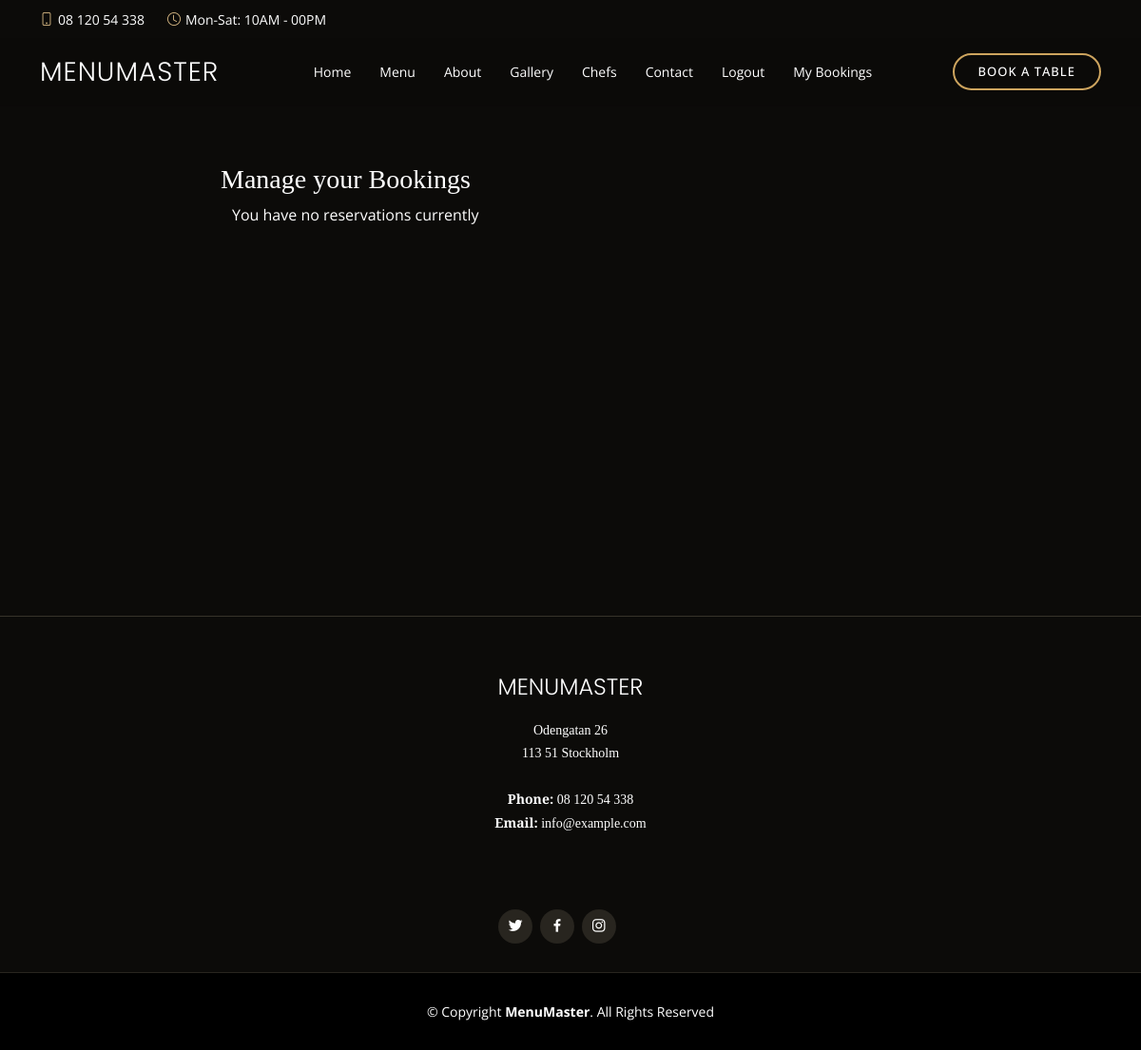
The page /mybookings/ (signed in) on the database as committed earlier.
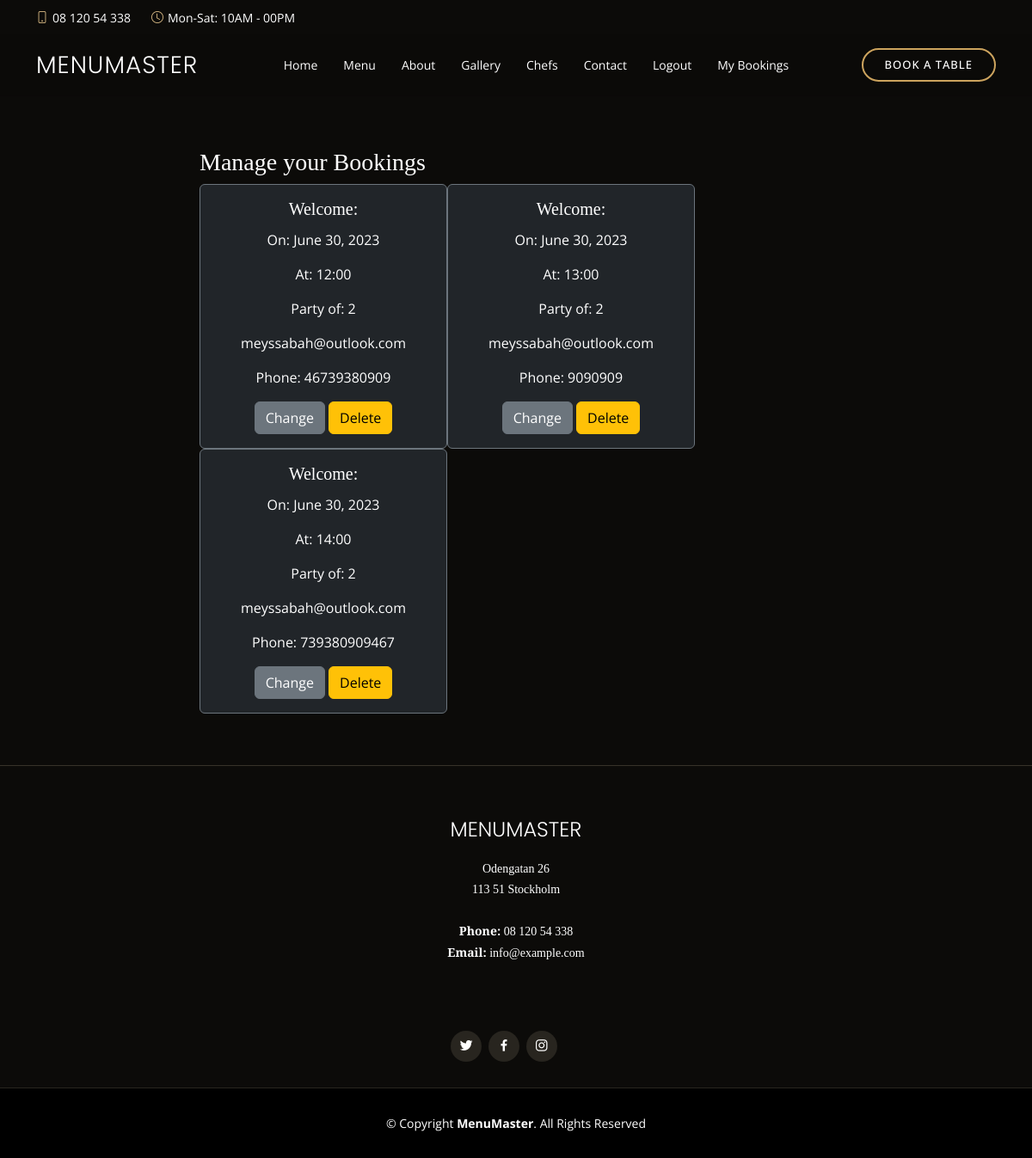
The same page on the database as committed later.
### menu/models.py (models this page shows, shortened)
class Booking(models.Model):
    class Meta:
        unique_together = ('date', 'time', 'guests')
    user = models.ForeignKey(
        User, on_delete=models.CASCADE, related_name='user_booking')
    namn = models.CharField(max_length=64)
    email = models.EmailField()
    phone = models.CharField(max_length=24, blank=True, null=True)
    guests = models.CharField(max_length=2, choices=GEUST, default='2')
    time = models.CharField(max_length=30, choices=TIMES, default='10:00')
    date = models.DateField()

### menu/views.py (the view)
# urls.py: path('mybookings/', views.mybookings_page, name='mybookings_page'),
def mybookings_page(request):
    if request.user.is_authenticated:
        bookings = Booking.objects.filter(user=request.user)
        context = {"bookings": bookings}
        return render(request, "mybookings.html", context)
    else:
        return render("../accounts/login")

### templates/mybookings.html (shortened to what this page needs)
{% extends "base.html" %}
{% block content %}
<section>
  <div class="container height mt-5 pt-5">
    <div class="row">
      <div class="col-md-8 mt-3 offset-md-2">
        <h3>Manage your Bookings</h3>
        <div class="container">
          <div class="row">
            {% for booking in bookings %}
            <div class="card text-white bg-dark text-center border-secondary" style="width: 18rem;">
              <div class="card-body">
                <h5 class="card-title mb-3">Welcome:</h5>
                <p class="card-text">
                  <p>On: {{ booking.date }}</p>
                  <p>At: {{ booking.time }}</p>
                  <p>Party of: {{ booking.guests }}</p>
                  <p>{{ booking.email }}</p>
                  <p>Phone: {{ booking.phone }}</p>
                </p>
                <a href="/changebooking/{{booking.id}}" class="btn btn-secondary">Change</a>
                <a href="/deletebooking/{{booking.id}}" class="btn btn-warning" data-bs-toggle="modal"
                  data-bs-target="#deleteModal_{{ booking.id }}">Delete</a>
              </div>
            </div>
            {% empty %} <p>You have no reservations currently</p>
            {% endfor %}
          </div>
        </div>
      </div>
    </div>
  </div>
</section>
{% endblock %}

### templates/base.html (shortened to what this page needs)
{% load static %}
<!DOCTYPE html>
<html lang="en">
<head>
  <link href="{% static 'vendor/animate.css/animate.min.css' %}" rel="stylesheet">
  <link href="{% static 'vendor/aos/aos.css' %}" rel="stylesheet">
  <link href="{% static 'vendor/bootstrap/css/bootstrap.min.css' %}" rel="stylesheet">
  <link href="{% static 'vendor/bootstrap-icons/bootstrap-icons.css' %}" rel="stylesheet">
  <link href="{% static 'vendor/boxicons/css/boxicons.min.css' %}" rel="stylesheet">
  <link href="{% static 'vendor/glightbox/css/glightbox.min.css' %}" rel="stylesheet">
  <link href="{% static 'vendor/swiper/swiper-bundle.min.css' %}" rel="stylesheet">
  <link href="{% static 'css/style.css' %}" rel="stylesheet">
</head>
<div id="topbar" class="d-flex align-items-center fixed-top">
  <div class="container d-flex justify-content-center justify-content-md-between">
    <div class="contact-info d-flex align-items-center">
      <i class="bi bi-phone d-flex align-items-center"><span>08 120 54 338</span></i>
      <i class="bi bi-clock d-flex align-items-center ms-4"><span> Mon-Sat: 10AM - 00PM</span></i>
    </div>
  </div>
</div>
<header id="header" class="fixed-top d-flex align-items-cente">
  <div class="container-fluid container-xl d-flex align-items-center justify-content-lg-between">
    <h1 class="logo me-auto me-lg-0"><a href="{% url 'home' %}">MenuMaster</a></h1>
    <nav id="navbar" class="navbar order-last order-lg-0">
      <ul>
        <li><a class="nav-link scrollto" href="{% url 'home' %}">Home</a></li>
        <li><a class="nav-link scrollto" href="{% url 'home' %}#menu">Menu</a></li>
        <li><a class="nav-link scrollto" href="{% url 'home' %}#about">About</a></li>
        <li><a class="nav-link scrollto" href="{% url 'home' %}#gallery">Gallery</a></li>
        <li><a class="nav-link scrollto" href="{% url 'home' %}#chefs">Chefs</a></li>
        <li><a class="nav-link scrollto" href="{% url 'home' %}#contact">Contact</a></li>
        {% if user.is_authenticated %}
        <li><a class="nav-link scrollto" href="{% url 'account_logout' %}">Logout</a></li>
        <li><a class="nav-link scrollto" href="{% url 'mybookings_page' %}">My Bookings</a></li>
        {% else %}
        <li><a class="nav-link scrollto" href="{% url 'account_signup' %}">SignUp</a></li>
        <li><a class="nav-link scrollto" href="{% url 'account_login' %}">Login</a></li>
        {% endif %}
      </ul>
    </nav>
    <a href="{% url 'booking_page' %}" class="book-a-table-btn scrollto d-none d-lg-flex">Book a table</a>
  </div>
</header>
<body>
  <main id="main">
    {% block content %}
    {% endblock %}
  </main>
  <footer id="footer">
    <div class="footer-top">
      <div class="container">
        <div class="row">
          <div class="footer-info text-center">
            <h3>MenuMaster</h3>
            <p>
              Odengatan 26 <br>
              113 51 Stockholm<br><br>
              <strong>Phone:</strong> 08 120 54 338<br>
              <strong>Email:</strong> info@example.com<br>
            </p>
          </div>
          <div class="row mt-5 mt-lg-0 text-center">
            <div class="social-links mt-5">
              <a href="http://www.twitter.com" target="_blank" rel="noopener"
                aria-label="Join our Twitterpage (opens in a new tab)" class="twitter"><i class="bx bxl-twitter"></i></a>
              <a href="http://www.facebook.com" target="_blank" rel="noopener"
                aria-label="Join our Facebookpage (opens in a new tab)" class="facebook"><i class="bx bxl-facebook"></i></a>
              <a href="http://www.instagram.com" target="_blank" rel="noopener"
                aria-label="Join our Instagrampage (opens in a new tab)" class="instagram"><i class="bx bxl-instagram"></i></a>
            </div>
          </div>
        </div>
      </div>
    </div>
    <div class="container">
      <div class="copyright">
        &copy; Copyright <strong><span>MenuMaster</span></strong>. All Rights Reserved
      </div>
    </div>
  </footer>
</body>
</html>

### static/css/style.css (style rules this page uses)
body { font-family: "Open Sans", sans-serif; background: #0c0b09; color: #fff; }
a { color: #cda45e; text-decoration: none; }
h1, h2, h3, h4, h5, h6 { font-family: "Playfair Display", serif; }
#topbar { height: 40px; font-size: 14px; transition: all 0.5s; z-index: 996; }
#topbar .contact-info i { font-style: normal; color: #d9ba85; }
#topbar .contact-info i span { padding-left: 5px; color: #fff; }
#header { background: rgba(12, 11, 9, 0.6); border-bottom: 1px solid rgba(12, 11, 9, 0.6); transition: all 0.5s; z-index: 997; padding: 15px 0; top: 40px; }
#header .logo { font-size: 28px; margin: 0; padding: 0; line-height: 1; font-weight: 300; letter-spacing: 1px; text-transform: uppercase; font-family: "Poppins", sans-serif; }
#header .logo a { color: #fff; }
.book-a-table-btn { margin: 0 0 0 15px; border: 2px solid #cda45e; color: #fff; border-radius: 50px; padding: 8px 25px; text-transform: uppercase; font-size: 13px; font-weight: 500; letter-spacing: 1px; transition: 0.3s; }
.navbar { padding: 0; }
.navbar ul { margin: 0; padding: 0; display: flex; list-style: none; align-items: center; }
.navbar li { position: relative; }
.navbar a, .navbar a:focus { display: flex; align-items: center; justify-content: space-between; padding: 10px 0 10px 30px; color: #fff; white-space: nowrap; transition: 0.3s; font-size: 14px; }
.height { min-height: 60vh; }
section { padding: 60px 0; overflow: hidden; }
#footer { background: black; padding: 0 0 30px 0; color: #fff; font-size: 14px; }
#footer .footer-top { background: #0c0b09; border-top: 1px solid #37332a; border-bottom: 1px solid #28251f; padding: 60px 0 30px 0; }
#footer .footer-top .footer-info { margin-bottom: 30px; }
#footer .footer-top .footer-info h3 { font-size: 24px; margin: 0 0 20px 0; padding: 2px 0 2px 0; line-height: 1; font-weight: 300; text-transform: uppercase; font-family: "Poppins", sans-serif; }
#footer .footer-top .footer-info p { font-size: 14px; line-height: 24px; margin-bottom: 0; font-family: "Playfair Display", serif; color: #fff; }
#footer .footer-top .social-links a { font-size: 18px; display: inline-block; background: #28251f; color: #fff; line-height: 1; padding: 8px 0; margin-right: 4px; border-radius: 50%; text-align: center; width: 36px; height: 36px; transition: 0.3s; }
#footer .copyright { text-align: center; padding-top: 30px; }

Rows that differ between the two databases and show on the page:
added Booking: date "June 30, 2023", time "12:00", guests "2", email "meyssabah@outlook.com", phone "46739380909"
added Booking: date "June 30, 2023", time "13:00", guests "2", email "meyssabah@outlook.com", phone "9090909"
added Booking: date "June 30, 2023", time "14:00", guests "2", email "meyssabah@outlook.com", phone "739380909467"
Other text that changed with them:
text no longer shown: "You have no reservations currently"
